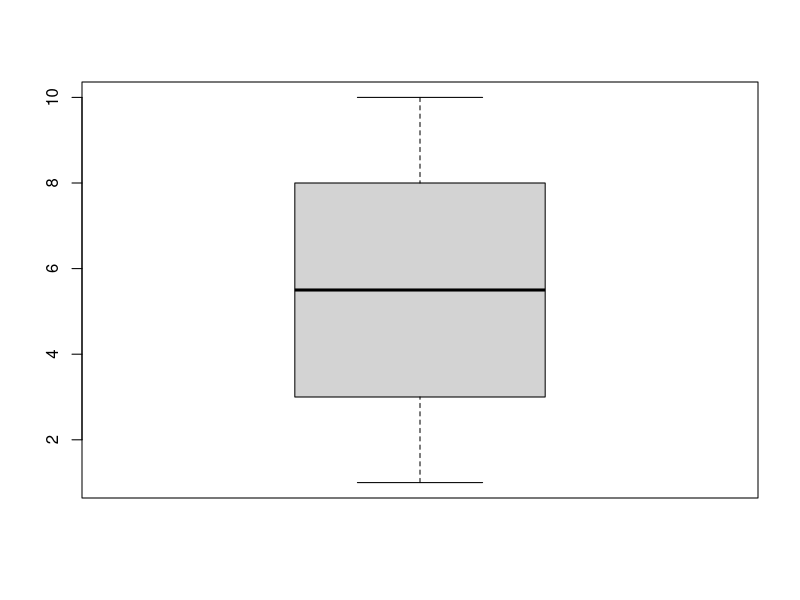
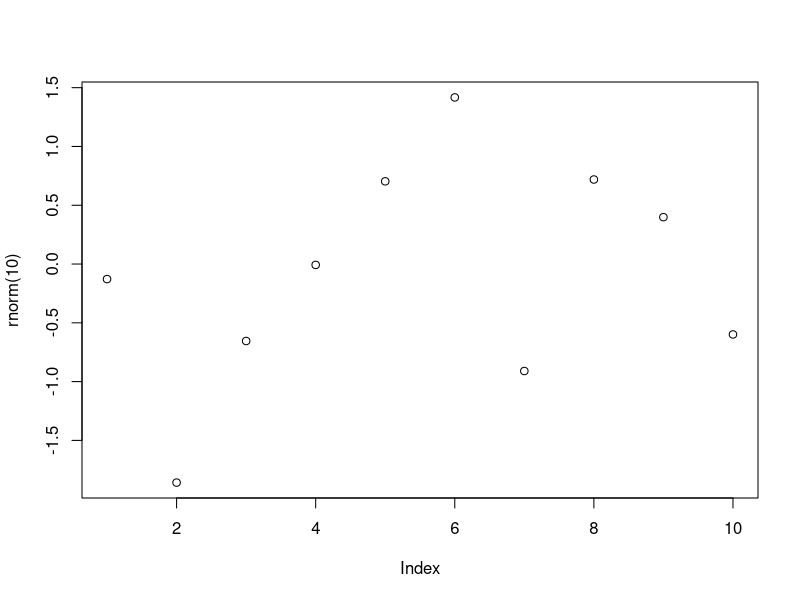
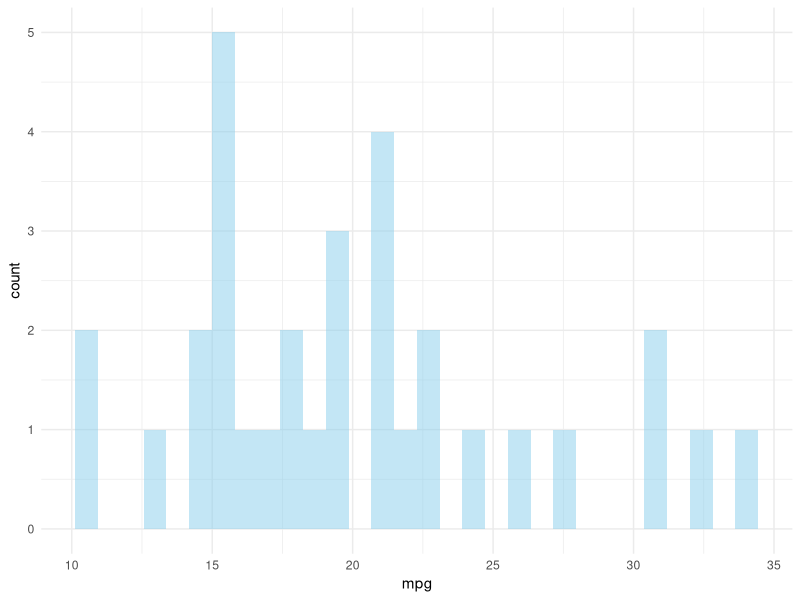

These figures' R source, in order:
## ---- chunk 1
mylongtext <- paste("İstatistik Metod:

Sürekli verilerin ortalama, standart sapma, median, minimum ve maksimum değerleri verildi. Kategorik veriler ve gruplanan sürekli veriler için frekans tabloları oluşturuldu. Genel sağkalım analizinde ölüm tarihi ve son başvuru tarihi hasta dosyalarından elde edildi. 
Sağkalım analizinde Kaplan-Meier grafikleri, Log-rank testi ve Cox-Regresyon testleri uygulandı. Analizler R-project (version 3.6.0) ve RStudio ile survival ve finalfit paketleri kullanılarak yapıldı. p değeri 0.05 düzeyinde anlamlı olarak kabul edildi.


R Core Team (2019). R: A language and environment for statistical computing. R Foundation for Statistical Computing, Vienna, Austria. URL https://www.R-project.org/.

Therneau T (2015). A Package for Survival Analysis in S. version 2.38, https://CRAN.R-project.org/package=survival

Terry M. Therneau, Patricia M. Grambsch (2000). Modeling Survival Data: Extending the Cox Model. Springer, New York. ISBN 0-387-98784-3.

Ewen Harrison, Tom Drake and Riinu Ots (2019). finalfit: Quickly Create Elegant Regression Results Tables and Plots when Modelling. R package version 0.9.6. https://github.com/ewenharrison/finalfit"
)


mylongtext <- strwrap(mylongtext)

# `r mylongtext`

## ---- chunk 2
boxplot(1:10)
plot(rnorm(10))
## ---- chunk 3
ggplot2::ggplot(mtcars,
                ggplot2::aes(x=mpg)
                ) + 
ggplot2::geom_histogram(fill="skyblue", alpha=0.5) + 
ggplot2::theme_minimal()
